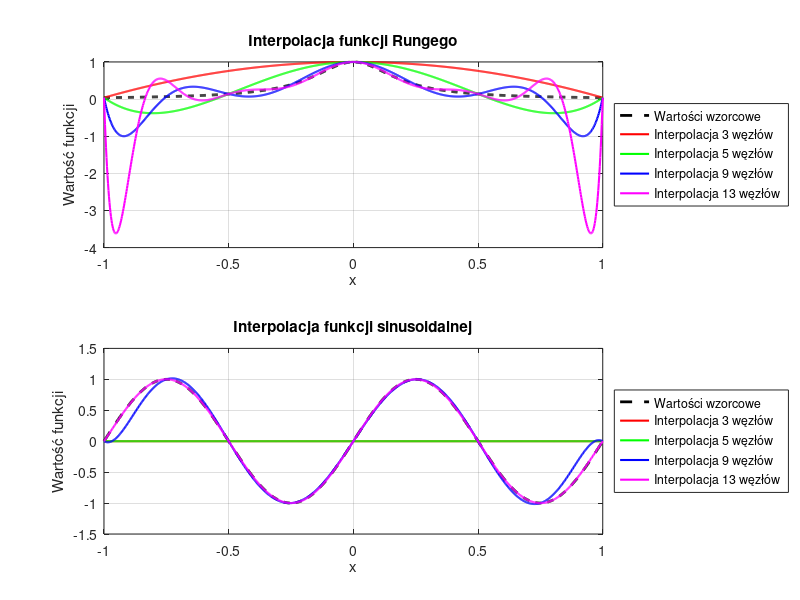

MATLAB code for this plot:
function [node_counts, exact_runge, exact_sine, V, interpolated_runge, interpolated_sine] =...
    plot_runge_sine_interpolations()

% Generuje dwa wykresy przedstawiające interpolacje funkcji Rungego oraz
% funkcji sinusoidalnej.

    % Lista liczby węzłów interpolacyjnych do przetestowania
    node_counts = [3, 5, 9, 13]; % naprawione: różne liczby, min. jedna > 12

    % Definicja funkcji Rungego
    runge_function = @(x) 1 ./ (1 + 25 * x.^2);
    % Definicja funkcji sinusoidalnej
    sine_function = @(x) sin(2 * pi * x);

    % Gęsta siatka punktów do testowania interpolacji
    x_fine = linspace(-1, 1, 1000);

    % Wartości funkcji wzorcowych
    exact_runge = runge_function(x_fine);
    exact_sine = sine_function(x_fine);

    % Przygotowanie miejsca na wyniki
    V = cell(1, length(node_counts));
    interpolated_runge = cell(1, length(node_counts));
    interpolated_sine = cell(1, length(node_counts));

    % Ustawienia kolorów do wykresów
    colors = ['r', 'g', 'b', 'm'];

    % Wykres dla funkcji Rungego
    subplot(2,1,1);
    plot(x_fine, exact_runge, 'k--', 'LineWidth', 2, 'DisplayName', 'Wartości wzorcowe');
    hold on;

    % Wykres dla funkcji sinusoidalnej
    subplot(2,1,2);
    plot(x_fine, exact_sine, 'k--', 'LineWidth', 2, 'DisplayName', 'Wartości wzorcowe');
    hold on;

    for i = 1:length(node_counts)
        N = node_counts(i);
        % Węzły interpolacji
        x_nodes = linspace(-1, 1, N)';

        % Wyznaczenie macierzy Vandermonde'a
        V{i} = get_vandermonde_matrix(x_nodes);

        % Funkcja Rungego
        y_runge = runge_function(x_nodes);
        coefficients_runge = V{i} \ y_runge; % rozwiązanie układu
        coefficients_runge = coefficients_runge(end:-1:1); % odwrócenie kolejności
        interpolated_runge{i} = polyval(coefficients_runge, x_fine);

        % Funkcja sinusoidalna
        y_sine = sine_function(x_nodes);
        coefficients_sine = V{i} \ y_sine; % rozwiązanie układu
        coefficients_sine = coefficients_sine(end:-1:1); % odwrócenie kolejności
        interpolated_sine{i} = polyval(coefficients_sine, x_fine);

        % Dodawanie interpolacji do wykresu
        subplot(2,1,1);
        plot(x_fine, interpolated_runge{i}, colors(i), 'LineWidth', 1.5, 'DisplayName', sprintf('Interpolacja %d węzłów', N));

        subplot(2,1,2);
        plot(x_fine, interpolated_sine{i}, colors(i), 'LineWidth', 1.5, 'DisplayName', sprintf('Interpolacja %d węzłów', N));
    end

    % Opisy wykresów i legenda
    subplot(2,1,1)
    title('Interpolacja funkcji Rungego');
    xlabel('x');
    ylabel('Wartość funkcji');
    legend('Location', 'eastoutside');
    grid on;

    subplot(2,1,2)
    title('Interpolacja funkcji sinusoidalnej');
    xlabel('x');
    ylabel('Wartość funkcji');
    legend('Location', 'eastoutside');
    grid on;

    % Opcjonalne: ustawienia rozmiaru okna wykresu
    set(gcf, 'Position', [100 100 1000 800]);

    % Zapis wykresu do pliku
    saveas(gcf, 'zadanie1.png');
end

function V = get_vandermonde_matrix(x)
    % Buduje macierz Vandermonde’a na podstawie wektora węzłów interpolacji x.
    N = length(x);
    V = zeros(N);
    for j = 1:N
        V(:, j) = x.^(j-1); % potęgi rosnące: x^0, x^1, ..., x^(N-1)
    end
end

